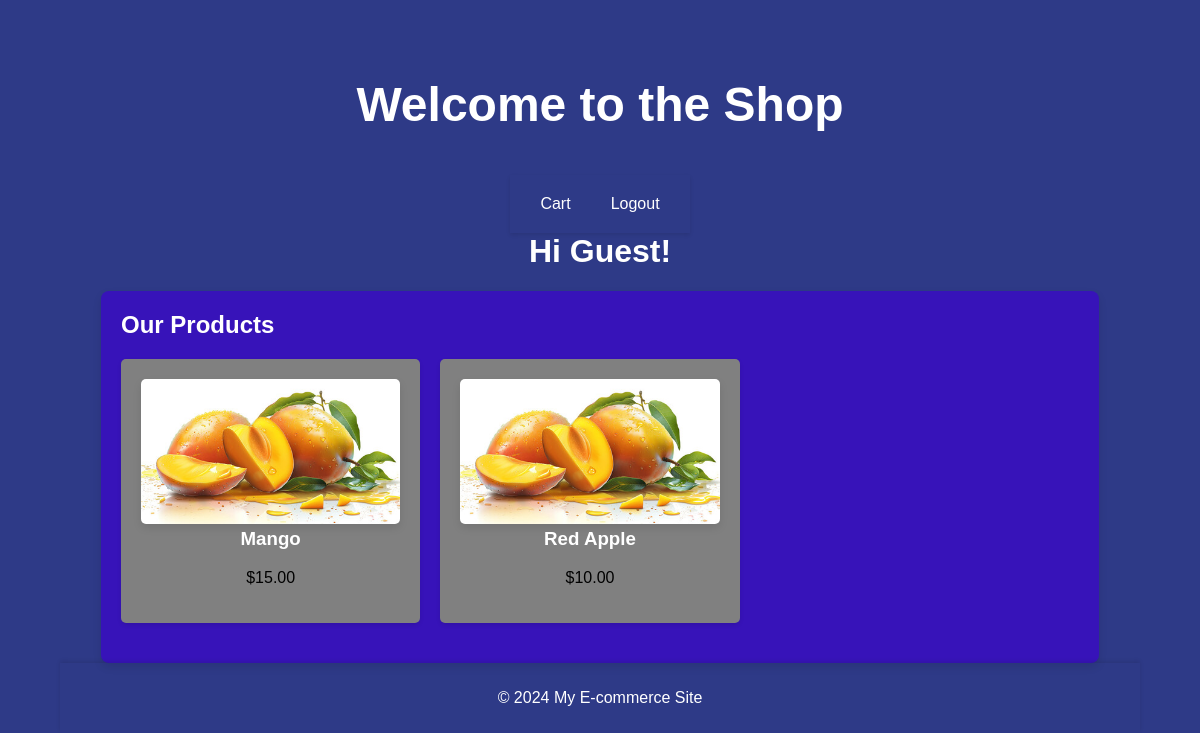
The page /Myecommerce/index2/ on the database its author committed.
### Myecommerce/models.py (models this page shows, shortened)
class Product(models.Model):
    name = models.CharField(max_length=255)
    description = models.TextField()
    price = models.DecimalField(max_digits=10, decimal_places=2)
    category = models.ForeignKey('Category', on_delete=models.CASCADE)
    stock = models.PositiveIntegerField(default=0)
    image = models.ImageField(upload_to='products/', blank=True, null=True)

### Myecommerce/views.py (the view)
# urls.py: path('index2/', views.index2, name='index2'),
def index2(request):
    products = Product.objects.all()
    return render(request, 'Myecommerce/index2.html', {'products': products})

### Myecommerce/templates/myecommerce/index2.html (shortened to what this page needs)
<!DOCTYPE html>
<html lang="en">
<head>
    {% load static %}
    <link rel="stylesheet" href="{% static 'myecommerce/styles.css' %}">
</head>
<body>
    <header class="header">
        <h1>Welcome to the Shop</h1>
    </header>
    <nav class="navbar">
        <a href="{% url 'cart' %}">Cart</a>
        <a href="{% url 'logout' %}">Logout</a>
    </nav>
{% if user.is_authenticated %}
    <h1>Hi {{ user.username }}!</h1>
{% else %}
    <h1>Hi Guest!</h1>
{% endif %}
    <div class="container">
        <h2>Our Products</h2>
        <div class="product-list">
            {% for product in products %}
            <div class="card product-card">
                <a href="{% url 'product_detail' product.id %}">
                    <img src="{{ product.image.url }}" alt="{{ product.name }}">
                    <h3>{{ product.name }}</h3>
                </a>
                <p>${{ product.price }}</p>
            </div>
            {% endfor %}
        </div>
    </div>
    <footer class="footer">
        <p>&copy; 2024 My E-commerce Site</p>
    </footer>
</body>
</html>

### Myecommerce/static/myecommerce/styles.css (style rules this page uses)
body { font-family: 'Arial', sans-serif; background-color: #2e3a87; margin: 0; padding: 0; color: white; display: flex; justify-content: center; align-items: center; flex-direction: column; min-height: 100vh; height: 100vh; }
h1, h2, h3, h4, h5, h6 { color: #fff; margin-top: 0; }
.header { text-align: center; padding: 20px; color: white; font-size: 24px; font-weight: bold; }
.navbar { display: flex; justify-content: space-around; padding: 10px; box-shadow: 0 2px 4px rgba(0, 0, 0, 0.1); }
.navbar a { color: white; text-decoration: none; padding: 10px 20px; font-weight: 500; transition: background-color 0.3s, color 0.3s; }
a { color: #007bff; text-decoration: none; font-weight: 500; transition: color 0.3s, text-decoration 0.3s; }
img { max-width: 100%; border-radius: 8px; box-shadow: 0 4px 8px rgba(0, 0, 0, 0.1); transition: transform 0.3s; }
.container { max-width: 1200px; margin: 0 auto; padding: 20px; background-color: #3713b9; border-radius: 8px; box-shadow: 0 4px 8px rgba(0, 0, 0, 0.1); }
.card { background-color: gray; border-radius: 5px; box-shadow: 0 2px 4px rgba(0, 0, 0, 0.1); padding: 20px; margin-bottom: 20px; color: black; }
.product-list { display: flex; flex-wrap: wrap; gap: 20px; }
.product-card { width: calc(33.333% - 20px); box-sizing: border-box; text-align: center; }
.product-card img { border-radius: 5px; }
.footer { color: white; padding: 20px; text-align: center; position: relative; bottom: 0; width: 90%; box-shadow: 0 -2px 4px rgba(0, 0, 0, 0.1); }
.header, .footer { color: white; padding: 10px 0; text-align: center; }

### rows shown on the page
Product: image (picture), name "Mango", price "15.00"
Product: image (picture), name "Red Apple", price "10.00"
